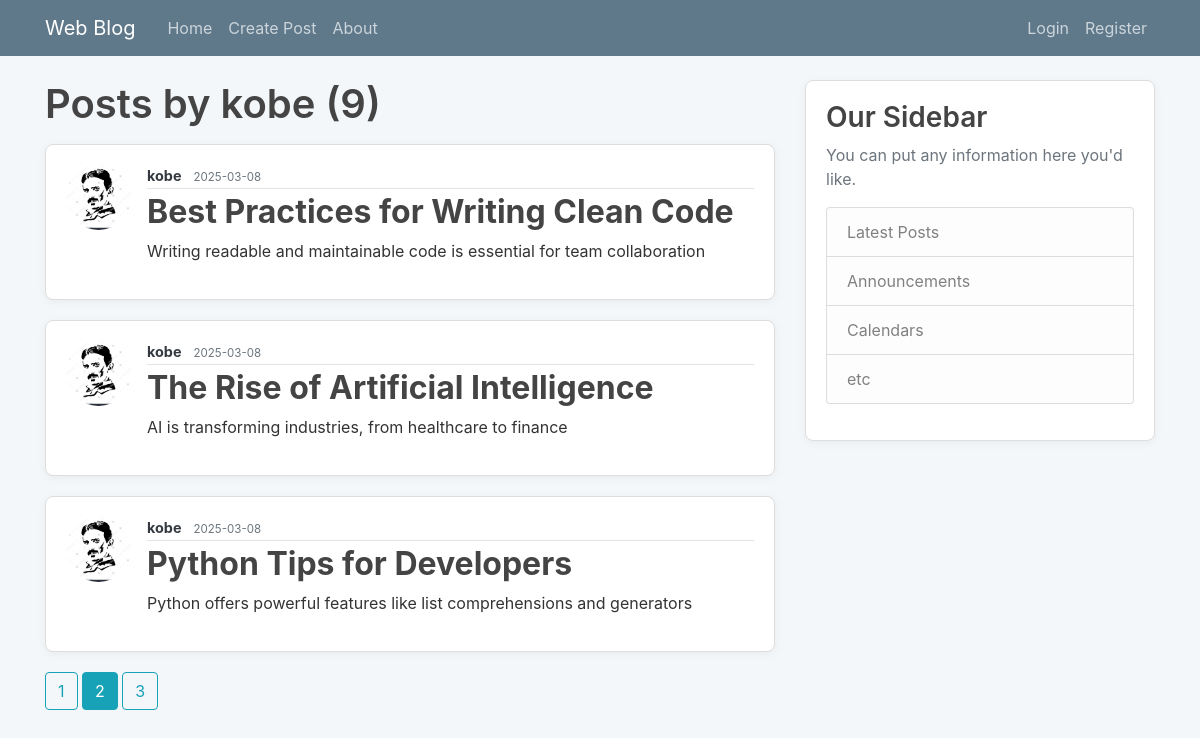
Page /user/kobe?page=2 on the committed database.
### blog/models.py (models this page shows, shortened)
class User(db.Model, UserMixin):
    id = db.Column(db.Integer, primary_key=True)
    username = db.Column(db.String(length=20), unique=True, nullable=False)
    email = db.Column(db.String(length=120), unique=True, nullable=False)
    image_file = db.Column(db.String(20), nullable=False, default='default.jpg')
    password = db.Column(db.String(60), nullable=True)
    posts = db.relationship('Post', backref='author', lazy=True)

class Post(db.Model):
    id = db.Column(db.Integer, primary_key=True)
    title = db.Column(db.String(length=100), nullable=False)
    date_posted = db.Column(db.DateTime, nullable=False, default=datetime.utcnow)
    content = db.Column(db.Text, nullable=False)
    user_id = db.Column(db.Integer, db.ForeignKey('user.id'), nullable=False)

### blog/users/routes.py (the view)
@users.route('/user/<username>')
def userPosts_page(username):
    page = request.args.get('page', 1, type=int)
    user = User.query.filter_by(username=username).first_or_404()
    posts = Post.query.filter_by(author=user).order_by(Post.date_posted.desc()).paginate(page=page, per_page=3)
    return render_template('user_posts.html', posts=posts, user=user)

### blog/templates/user_posts.html (shortened to what this page needs)
{% extends 'base.html' %}
{% block content %}
    <h1 class="mb-3">Posts by {{ user.username }} ({{ posts.total }}) </h1>
    {% for post in posts.items %}
        <article class="media content-section">
            <img class="rounded-circle article-img" src="{{ url_for('static', filename='profile_pics/' + post.author.image_file) }}" alt="">
            <div class="media-body">
                <div class="article-metadata">
                    <a class="mr-2 text-dark text-decoration-none" href="{{ url_for('users.userPosts_page', username=post.author.username) }}">{{ post.author.username }}</a>
                    <small class="text-muted">{{ post.date_posted.strftime('%Y-%m-%d') }}</small>
                </div>
                <h2><a  class="article-title" href="{{ url_for('posts.post_page', post_id=post.id) }}">{{ post.title }}</a></h2>
                <p class="article-content">{{ post.content }}</p>
            </div>
        </article>
    {% endfor %}
    {% for page_number in posts.iter_pages(left_edge=1, right_edge=1, left_current=1, right_current=2) %}
        {% if page_number %}
            {% if page_number == posts.page %}
                <a class="btn btn-info mb-4" href="{{ url_for('users.userPosts_page', page=page_numnber, username=user.username) }}">{{ page_number }}</a>
            {% else %}
                <a class="btn btn-outline-info mb-4" href="{{ url_for('users.userPosts_page', page=page_number, username=user.username) }}">{{ page_number }}</a>
            {% endif %}
        {% else %}
            ....
        {% endif %}
    {% endfor %}
{% endblock %}

### blog/static/main.css (style rules this page uses)
body { background: #f4f7f9; color: #333333; margin-top: 5rem; font-family: 'Inter', sans-serif; }
h1, h2, h3, h4, h5, h6 { color: #444444; font-weight: 600; }
.content-section { background: #ffffff; padding: 20px; border: 1px solid #dddddd; border-radius: 8px; margin-bottom: 20px; box-shadow: 0px 2px 10px rgba(0, 0, 0, 0.05); }
.article-title { color: #444444; font-weight: bold; }
.article-content { white-space: pre-line; }
.article-img { height: 65px; width: 65px; margin-right: 16px; border-radius: 8px; object-fit: cover; }
.article-metadata { padding-bottom: 1px; margin-bottom: 4px; border-bottom: 1px solid #e3e3e3; font-size: 0.9rem; color: #777; }
.article-metadata a { font-weight: bold; }

### rows in the picture
User: username "kobe"
Post: image_file (placeholder picture), author.username "kobe", date_posted "2025-03-08", title "Best Practices for Writing Clean Code", content "Writing readable and maintainable code is essential for team collaboration"
Post: image_file (placeholder picture), author.username "kobe", date_posted "2025-03-08", title "The Rise of Artificial Intelligence", content "AI is transforming industries, from healthcare to finance"
Post: image_file (placeholder picture), author.username "kobe", date_posted "2025-03-08", title "Python Tips for Developers", content "Python offers powerful features like list comprehensions and generators"

### other values in the picture
{{ posts.total }} "9"
{{ page_number }} "1" "3"
{{ page_number }} "2"
